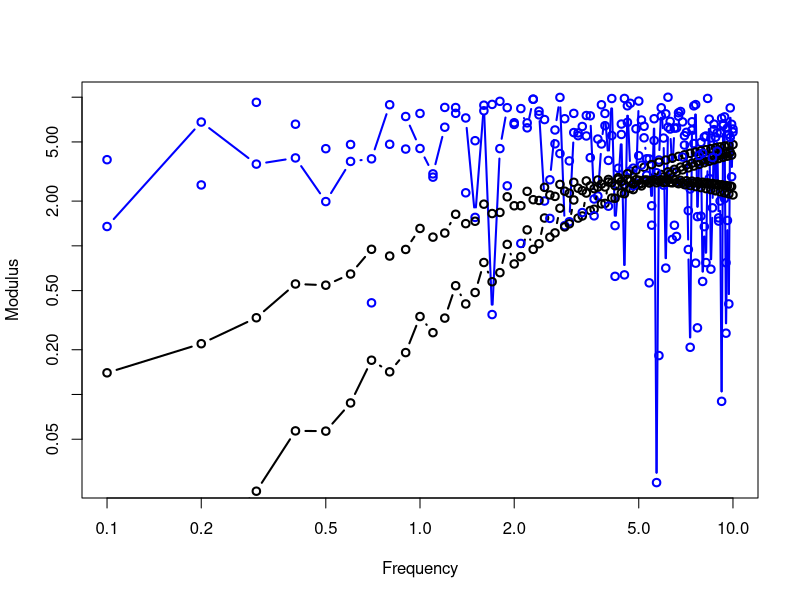

The R source for this figure:
PlotMaxwellModes <- function(g, t, w, Gp, Gpp) {
  # Function PlotMaxwellModes(input)
  #
  # Plots experimental dynamic moduli and dynamic moduli obtained from the
  # corresponding CRS
  #
  # Input: g, t = spectrum
  #        w = n*1 vector contains frequencies,
  #        Gp, Gpp
  #

  N <- length(g)

  # Create a grid of t and w
  X <- matrix(rep(t, each = length(w)), nrow = length(w), ncol = N)
  Y <- matrix(rep(w, N), nrow = length(w), ncol = N)
  ws <- X * Y
  ws2 <- ws^2

  # Compute GpM and GppM
  GpM <- rowSums((ws2 / (1 + ws2)) * g)
  GppM <- rowSums((ws / (1 + ws2)) * g)

  # Plotting using log-log scale
  plot(w, Gp, log = "xy", col = "blue", pch = 1, xlab = "Frequency", ylab = "Modulus", type = "b", lwd = 2)
  lines(w, GpM, col = "black", lwd = 2, type = "b")
  points(w, Gpp, col = "blue", pch = 1, lwd = 2)
  lines(w, GppM, col = "black", lwd = 2, type = "b")
}

# Example usage
# Define example input values
g <- c(1, 2, 3)
t <- c(0.1, 0.2, 0.3)
w <- seq(0.1, 10, length.out = 100)
Gp <- runif(100, min = 0, max = 10)
Gpp <- runif(100, min = 0, max = 10)

# Call the function
PlotMaxwellModes(g, t, w, Gp, Gpp)
